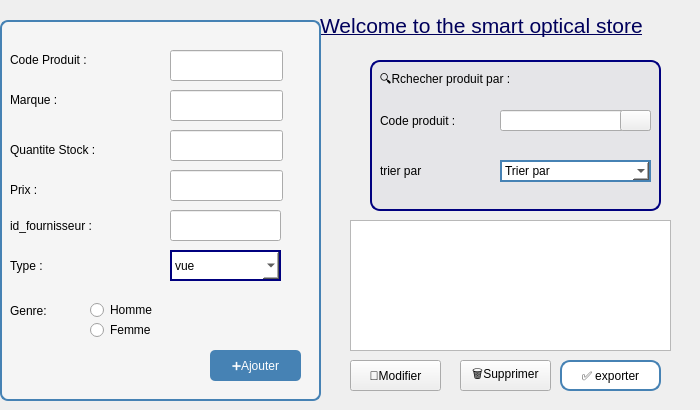
      <widget class="QWidget" name="tab_12">
       <attribute name="title">
        <string>Aceuil</string>
       </attribute>
       <widget class="QLabel" name="label_23">
        <property name="geometry">
         <rect>
          <x>320</x>
          <y>10</y>
          <width>371</width>
          <height>31</height>
         </rect>
        </property>
        <property name="styleSheet">
         <string notr="true">font: 900 italic 18pt &quot;Segoe UI&quot;;
color: rgb(0, 0, 91);</string>
        </property>
        <property name="text">
         <string>&lt;html&gt;&lt;head/&gt;&lt;body&gt;&lt;p&gt;&lt;span style=&quot; font-size:16pt; text-decoration: underline;&quot;&gt;Welcome to the smart optical store&lt;/span&gt;&lt;/p&gt;&lt;/body&gt;&lt;/html&gt;</string>
        </property>
       </widget>
       <widget class="QLabel" name="form_3">
        <property name="geometry">
         <rect>
          <x>370</x>
          <y>60</y>
          <width>291</width>
          <height>151</height>
         </rect>
        </property>
        <property name="styleSheet">
         <string notr="true">#form_3{
	background-color: rgb(158, 158, 158);
background:rgba(214,215,222,0.4);
border-radius:10px;
 padding:5px;
 border: 2px solid #00007f

}</string>
        </property>
        <property name="text">
         <string/>
        </property>
       </widget>
       <widget class="QLineEdit" name="code_recherche_produit">
        <property name="geometry">
         <rect>
          <x>500</x>
          <y>110</y>
          <width>151</width>
          <height>21</height>
         </rect>
        </property>
        <property name="styleSheet">
         <string notr="true">#lineEdit_2{ 
	background-color: rgb(255, 255, 255);
	border-color: rgb(0, 0, 127);
	border-color: rgb(0, 0, 127);
    color: rgb(0, 0, 0);
    border-radius: 10px;
    padding: 5px;
   
    border: 2px solid #00007f /* Couleur de bordure */
}
</string>
        </property>
       </widget>
       <widget class="QPushButton" name="rechercher_produit">
        <property name="geometry">
         <rect>
          <x>620</x>
          <y>110</y>
          <width>31</width>
          <height>21</height>
         </rect>
        </property>
        <property name="styleSheet">
         <string notr="true">color: rgb(0, 0, 0);</string>
        </property>
        <property name="text">
         <string/>
        </property>
        <property name="icon">
         <iconset theme="QIcon::ThemeIcon::EditFind"/>
        </property>
       </widget>
       <widget class="QLabel" name="label_53">
        <property name="geometry">
         <rect>
          <x>380</x>
          <y>70</y>
          <width>231</width>
          <height>20</height>
         </rect>
        </property>
        <property name="styleSheet">
         <string notr="true">font: 700 14pt &quot;Segoe UI&quot;;
color: rgb(0, 0, 0);</string>
        </property>
        <property name="text">
         <string>🔍Rchecher produit par :</string>
        </property>
       </widget>
       <widget class="QLabel" name="label_54">
        <property name="geometry">
         <rect>
          <x>380</x>
          <y>110</y>
          <width>121</width>
          <height>21</height>
         </rect>
        </property>
        <property name="styleSheet">
         <string notr="true">font: 700 14pt &quot;Segoe UI&quot;;
color: rgb(0, 0, 0);</string>
        </property>
        <property name="text">
         <string>Code produit :</string>
        </property>
       </widget>
       <widget class="QPushButton" name="supprimer_produit">
        <property name="geometry">
         <rect>
          <x>460</x>
          <y>360</y>
          <width>91</width>
          <height>31</height>
         </rect>
        </property>
        <property name="styleSheet">
         <string notr="true">#pushButton_3{
	border-color: rgb(0, 0, 127);
	
	background-color: rgb(255, 255, 255);
	color: rgb(0, 0, 0);
	font: 700 11pt &quot;Segoe UI&quot;;
	color: rgb(0, 0, 0);
	border-radius: 10px;
	padding: 5px;
border: 2px solid #00007f 

}</string>
        </property>
        <property name="text">
         <string>🗑Supprimer</string>
        </property>
       </widget>
       <widget class="QPushButton" name="modifier_produit">
        <property name="geometry">
         <rect>
          <x>350</x>
          <y>360</y>
          <width>91</width>
          <height>31</height>
         </rect>
        </property>
        <property name="styleSheet">
         <string notr="true">#pushButton_4{
	border-color: rgb(0, 0, 127);
	
	background-color: rgb(255, 255, 255);
	color: rgb(0, 0, 0);
	font: 700 11pt &quot;Segoe UI&quot;;
	color: rgb(0, 0, 0);
	border-radius: 10px;
	padding: 5px;
border: 2px solid #00007f 

}</string>
        </property>
        <property name="text">
         <string>📝Modifier</string>
        </property>
       </widget>
       <widget class="QGroupBox" name="groupBox_17">
        <property name="geometry">
         <rect>
          <x>0</x>
          <y>10</y>
          <width>321</width>
          <height>391</height>
         </rect>
        </property>
        <property name="styleSheet">
         <string notr="true">QGroupBox {
	font: 9pt &quot;Segoe UI&quot;;
	font: 900 12pt &quot;Segoe UI&quot;;
    background-color: #f5f5f5;
    border: 2px solid #4682B4;
    border-radius: 8px;
    margin-top: 10px;
}
QPushButton {
    background-color: #4682B4;
    color: white;
    border-radius: 5px;
    padding: 5px;
}
QPushButton:hover {
    background-color: #5A9BD5;
}</string>
        </property>
        <property name="title">
         <string/>
        </property>
        <widget class="QLabel" name="label_24">
         <property name="geometry">
          <rect>
           <x>10</x>
           <y>40</y>
           <width>141</width>
           <height>20</height>
          </rect>
         </property>
         <property name="styleSheet">
          <string notr="true">font: 700 14pt &quot;Segoe UI&quot;;
color: rgb(0, 0, 0);</string>
         </property>
         <property name="text">
          <string>Code Produit :</string>
         </property>
        </widget>
        <widget class="QLineEdit" name="code_produit">
         <property name="geometry">
          <rect>
           <x>170</x>
           <y>40</y>
           <width>113</width>
           <height>31</height>
          </rect>
         </property>
         <property name="styleSheet">
          <string notr="true">#lineEdit { 
	border-color: rgb(0, 0, 127);
	border-color: rgb(0, 0, 127);
    color: rgb(0, 0, 0);
    border-radius: 10px;
    padding: 5px;
    background: transparent; /* Fond transparent */
    border: 2px solid #00007f /* Couleur de bordure */
}
</string>
         </property>
        </widget>
        <widget class="QLabel" name="label_48">
         <property name="geometry">
          <rect>
           <x>10</x>
           <y>80</y>
           <width>111</width>
           <height>20</height>
          </rect>
         </property>
         <property name="styleSheet">
          <string notr="true">font: 700 14pt &quot;Segoe UI&quot;;
color: rgb(0, 0, 0);</string>
         </property>
         <property name="text">
          <string>Marque :</string>
         </property>
        </widget>
        <widget class="QLineEdit" name="marque_produit">
         <property name="geometry">
          <rect>
           <x>170</x>
           <y>80</y>
           <width>113</width>
           <height>31</height>
          </rect>
         </property>
         <property name="styleSheet">
          <string notr="true">#lineEdit_5 { 

	border-color: rgb(0, 0, 127);
	border-color: rgb(0, 0, 127);
    color: rgb(0, 0, 0);
    border-radius: 10px;
    padding: 5px;
    background: transparent; /* Fond transparent */
    border: 2px solid #00007f /* Couleur de bordure */
}
</string>
         </property>
        </widget>
        <widget class="QLabel" name="label_49">
         <property name="geometry">
          <rect>
           <x>10</x>
           <y>130</y>
           <width>151</width>
           <height>20</height>
          </rect>
         </property>
         <property name="styleSheet">
          <string notr="true">font: 700 14pt &quot;Segoe UI&quot;;
color: rgb(0, 0, 0);</string>
         </property>
         <property name="text">
          <string>Quantite Stock :</string>
         </property>
        </widget>
        <widget class="QLineEdit" name="quantite_produit">
         <property name="geometry">
          <rect>
           <x>170</x>
           <y>120</y>
           <width>113</width>
           <height>31</height>
          </rect>
         </property>
         <property name="styleSheet">
          <string notr="true">#lineEdit_3 { 

	border-color: rgb(0, 0, 127);
	border-color: rgb(0, 0, 127);
    color: rgb(0, 0, 0);
    border-radius: 10px;
    padding: 5px;
    background: transparent; /* Fond transparent */
    border: 2px solid #00007f /* Couleur de bordure */
}
</string>
         </property>
        </widget>
        <widget class="QLabel" name="label_50">
         <property name="geometry">
          <rect>
           <x>10</x>
           <y>170</y>
           <width>71</width>
           <height>20</height>
          </rect>
         </property>
         <property name="styleSheet">
          <string notr="true">font: 700 14pt &quot;Segoe UI&quot;;
color: rgb(0, 0, 0);</string>
         </property>
         <property name="text">
          <string>Prix :</string>
         </property>
        </widget>
        <widget class="QLineEdit" name="prix_produit">
         <property name="geometry">
          <rect>
           <x>170</x>
           <y>160</y>
           <width>113</width>
           <height>31</height>
          </rect>
         </property>
         <property name="styleSheet">
          <string notr="true">#lineEdit_4{ 

	border-color: rgb(0, 0, 127);
	border-color: rgb(0, 0, 127);
    color: rgb(0, 0, 0);
    border-radius: 10px;
    padding: 5px;
    background: transparent; /* Fond transparent */
    border: 2px solid #00007f /* Couleur de bordure */
}
</string>
         </property>
        </widget>
        <widget class="QLabel" name="label_51">
         <property name="geometry">
          <rect>
           <x>10</x>
           <y>240</y>
           <width>81</width>
           <height>31</height>
          </rect>
         </property>
         <property name="styleSheet">
          <string notr="true">font: 700 14pt &quot;Segoe UI&quot;;
color: rgb(0, 0, 0);</string>
         </property>
         <property name="text">
          <string>Type :</string>
         </property>
        </widget>
        <widget class="QComboBox" name="type_produit">
         <property name="geometry">
          <rect>
           <x>170</x>
           <y>240</y>
           <width>111</width>
           <height>31</height>
          </rect>
         </property>
         <property name="styleSheet">
          <string notr="true">font: 700 10pt &quot;Segoe UI&quot;;
background-color: rgb(255, 255, 255);
color: rgb(0, 0, 0);
border: 2px solid #00007f
</string>
         </property>
         <item>
          <property name="text">
           <string>vue</string>
          </property>
         </item>
         <item>
          <property name="text">
           <string>solaire</string>
          </property>
         </item>
        </widget>
        <widget class="QLabel" name="label_52">
         <property name="geometry">
          <rect>
           <x>10</x>
           <y>290</y>
           <width>81</width>
           <height>21</height>
          </rect>
         </property>
         <property name="styleSheet">
          <string notr="true">font: 700 14pt &quot;Segoe UI&quot;;
color: rgb(0, 0, 0);</string>
         </property>
         <property name="text">
          <string>Genre:</string>
         </property>
        </widget>
        <widget class="QRadioButton" name="radioButton">
         <property name="geometry">
          <rect>
           <x>90</x>
           <y>310</y>
           <width>91</width>
           <height>20</height>
          </rect>
         </property>
         <property name="styleSheet">
          <string notr="true">font: 700 14pt &quot;Segoe UI&quot;;
color: rgb(0, 0, 0);</string>
         </property>
         <property name="text">
          <string>Femme</string>
         </property>
        </widget>
        <widget class="QRadioButton" name="radioButton_2">
         <property name="geometry">
          <rect>
           <x>90</x>
           <y>290</y>
           <width>101</width>
           <height>20</height>
          </rect>
         </property>
         <property name="styleSheet">
          <string notr="true">font: 700 14pt &quot;Segoe UI&quot;;
color: rgb(0, 0, 0);</string>
         </property>
         <property name="text">
          <string>Homme</string>
         </property>
        </widget>
        <widget class="QPushButton" name="ajouter_produit">
         <property name="geometry">
          <rect>
           <x>210</x>
           <y>340</y>
           <width>91</width>
           <height>31</height>
          </rect>
         </property>
         <property name="styleSheet">
          <string notr="true">#pushButton{
	border-color: rgb(0, 0, 127);
	
	background-color: rgb(255, 255, 255);
	color: rgb(0, 0, 0);
	font: 700 11pt &quot;Segoe UI&quot;;
	color: rgb(0, 0, 0);
	border-radius: 10px;
	padding: 5px;
border: 2px solid #00007f 

}</string>
         </property>
         <property name="text">
          <string>➕Ajouter</string>
         </property>
        </widget>
        <widget class="QLabel" name="label_55">
         <property name="geometry">
          <rect>
           <x>10</x>
           <y>200</y>
           <width>151</width>
           <height>31</height>
          </rect>
         </property>
         <property name="styleSheet">
          <string notr="true">font: 700 14pt &quot;Segoe UI&quot;;
color: rgb(0, 0, 0);</string>
         </property>
         <property name="text">
          <string>id_fournisseur :</string>
         </property>
        </widget>
        <widget class="QLineEdit" name="id_fournisseur_produit">
         <property name="geometry">
          <rect>
           <x>170</x>
           <y>200</y>
           <width>111</width>
           <height>31</height>
          </rect>
         </property>
         <property name="styleSheet">
          <string notr="true">#lineEdit_4{ 

	border-color: rgb(0, 0, 127);
	border-color: rgb(0, 0, 127);
    color: rgb(0, 0, 0);
    border-radius: 10px;
    padding: 5px;
    background: transparent; /* Fond transparent */
    border: 2px solid #00007f /* Couleur de bordure */
}
</string>
         </property>
        </widget>
       </widget>
       <widget class="QTableView" name="table_produits">
        <property name="geometry">
         <rect>
          <x>350</x>
          <y>220</y>
          <width>321</width>
          <height>131</height>
         </rect>
        </property>
        <property name="styleSheet">
         <string notr="true">#form_3{
	background-color: rgb(158, 158, 158);
background:rgba(214,215,222,0.4);
border-radius:10px;
 padding:5px;
 border: 2px solid #00007f

}</string>
        </property>
       </widget>
       <widget class="QPushButton" name="exporter_pdf_produits">
        <property name="geometry">
         <rect>
          <x>560</x>
          <y>360</y>
          <width>101</width>
          <height>31</height>
         </rect>
        </property>
        <property name="styleSheet">
         <string notr="true">#exporter_pdf_produits{
	border-color: rgb(0, 0, 127);
	
	background-color: rgb(255, 255, 255);
	color: rgb(0, 0, 0);
	font: 700 11pt &quot;Segoe UI&quot;;
	color: rgb(0, 0, 0);
	border-radius: 10px;
	padding: 5px;
border: 2px solid #4682B4;

}</string>
        </property>
        <property name="text">
         <string>✅ exporter</string>
        </property>
       </widget>
       <widget class="QComboBox" name="combo_tri_produit_2">
        <property name="geometry">
         <rect>
          <x>500</x>
          <y>160</y>
          <width>151</width>
          <height>22</height>
         </rect>
        </property>
        <property name="styleSheet">
         <string notr="true">font: 700 10pt &quot;Segoe UI&quot;;
background-color: rgb(255, 255, 255);
color: rgb(0, 0, 0);
border: 2px solid #4682B4;
</string>
        </property>
        <item>
         <property name="text">
          <string>Trier par</string>
         </property>
        </item>
        <item>
         <property name="text">
          <string>Code (Croissant)</string>
         </property>
        </item>
        <item>
         <property name="text">
          <string>Code (Décroissant)</string>
         </property>
        </item>
        <item>
         <property name="text">
          <string>Marque</string>
         </property>
        </item>
        <item>
         <property name="text">
          <string>Prix (Croissant)</string>
         </property>
        </item>
        <item>
         <property name="text">
          <string>Prix (Décroissant)</string>
         </property>
        </item>
        <item>
         <property name="text">
          <string>Quantité Stock</string>
         </property>
        </item>
        <item>
         <property name="text">
          <string>Type</string>
         </property>
        </item>
       </widget>
       <widget class="QLabel" name="label_58">
        <property name="geometry">
         <rect>
          <x>380</x>
          <y>160</y>
          <width>121</width>
          <height>21</height>
         </rect>
        </property>
        <property name="styleSheet">
         <string notr="true">font: 700 14pt &quot;Segoe UI&quot;;
color: rgb(0, 0, 0);</string>
        </property>
        <property name="text">
         <string>trier par</string>
        </property>
       </widget>
       <zorder>form_3</zorder>
       <zorder>label_23</zorder>
       <zorder>label_53</zorder>
       <zorder>label_54</zorder>
       <zorder>supprimer_produit</zorder>
       <zorder>modifier_produit</zorder>
       <zorder>code_recherche_produit</zorder>
       <zorder>rechercher_produit</zorder>
       <zorder>groupBox_17</zorder>
       <zorder>table_produits</zorder>
       <zorder>exporter_pdf_produits</zorder>
       <zorder>combo_tri_produit_2</zorder>
       <zorder>label_58</zorder>
      </widget>
